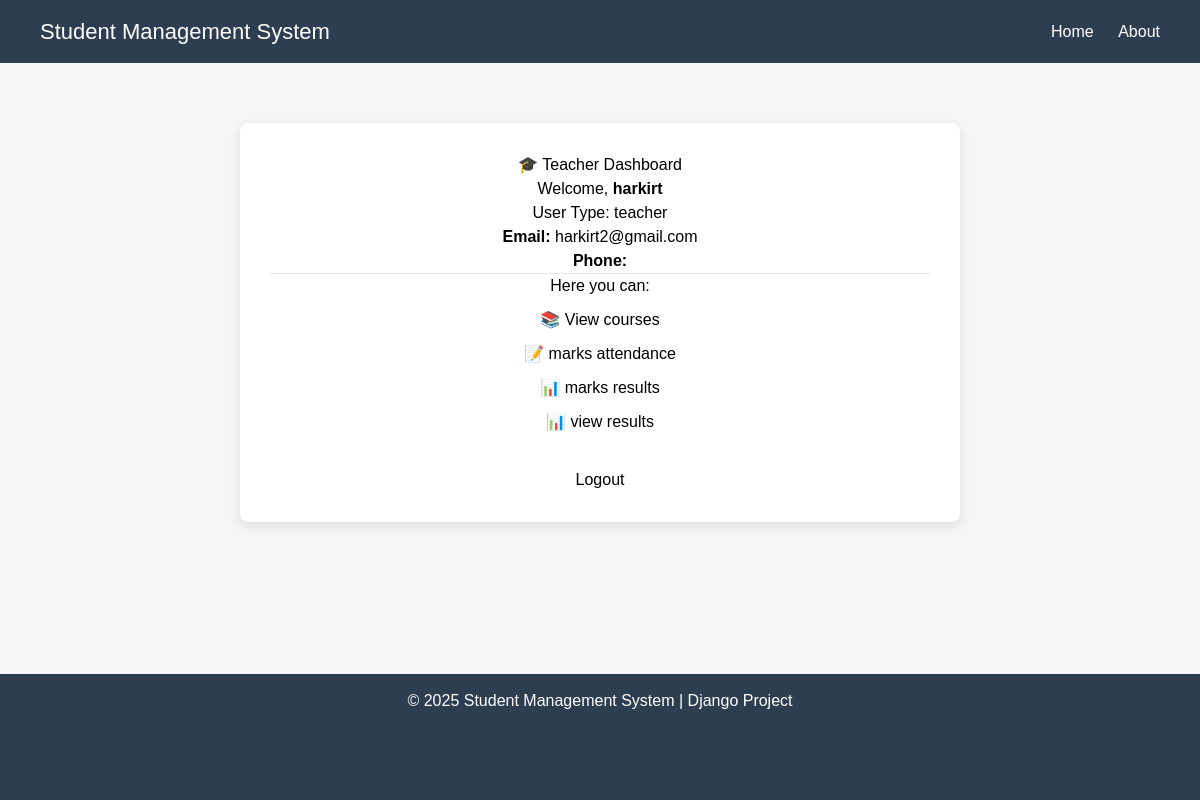
Screenshot of /teachers/teacher_dashboard/ (signed in) with the database file from the repository.
### accounts/models.py (models this page shows, shortened)
class user(AbstractUser):
    User_type_choices = (
        ('admin' , 'Admin'),
        ('student' , 'Student'),
        ('teacher' , 'Teacher')
    )
    user_type = models.CharField(choices=User_type_choices,max_length=50)

### teachers/views.py (the view)
# urls.py: path("teacher_dashboard/", views.teacher_dashboard, name="teacher_dashboard"),
@login_required
def teacher_dashboard(req):
   return render(req,'teachers/dashboard.html')

### teachers/templates/teachers/dashboard.html (shortened to what this page needs)
{% extends "layouts/base.html" %}
{%block content %}
<div class = "dashboard-box">
<div class="box">
    <h1>🎓 Teacher Dashboard</h1>
    <p>Welcome, <b>{{ request.user.username }}</b></p>
    <p>User Type: {{ request.user.user_type }}</p>
     <p><b>Email:</b> {{ request.user.email }}</p>
    <p><b>Phone:</b> {{ request.user.phone }}</p>
    <hr>
    <p>Here you can:</p>
    <ul style="list-style: none;">
        <li><a href="">📚 View courses</a></li>
        <li><a href="mark_attendance/">📝 marks attendance</a></li>
        <li><a href="">📊 marks results</a></li>
        <li><a href="">📊 view results</a></li>
    </ul>
    <br>
    <a href="{% url 'logout' %}">Logout</a>
</div>
</div>
{% endblock content %}

### templates/layouts/base.html (style rules this page uses)
* { margin: 0; padding: 0; box-sizing: border-box; font-family: Arial, Helvetica, sans-serif; }
body { background-color: #f4f6f8; }

### teachers/templates/teachers/dashboard.html (style rules this page uses)
.dashboard-box { width: 60%; margin: 60px auto; background: white; padding: 30px; border-radius: 8px; text-align: center; box-shadow: 0 4px 12px rgba(0,0,0,0.1); }
.dashboard-box ul { list-style: none; padding: 0; }
.dashboard-box li { margin: 10px 0; font-size: 16px; }

### rows the page displays
user: user.username "harkirt", user.user_type "teacher", user.email "harkirt2@gmail.com"
